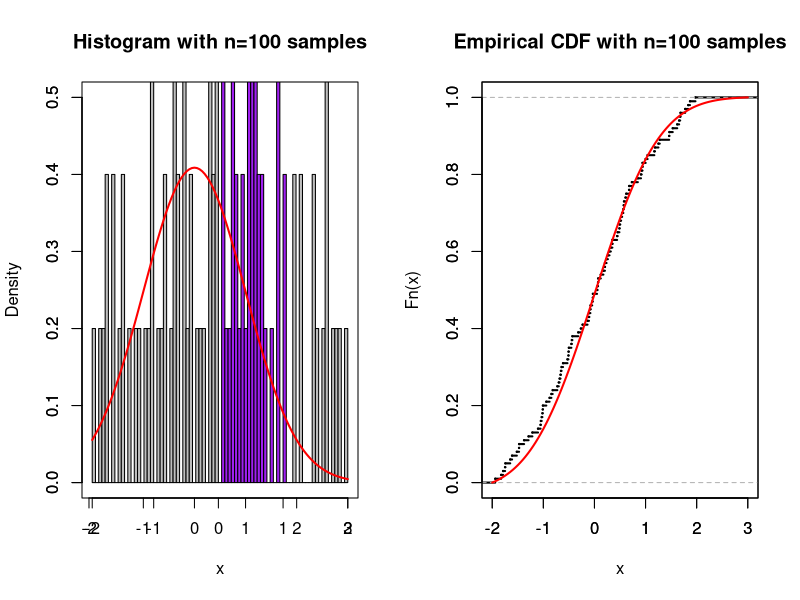
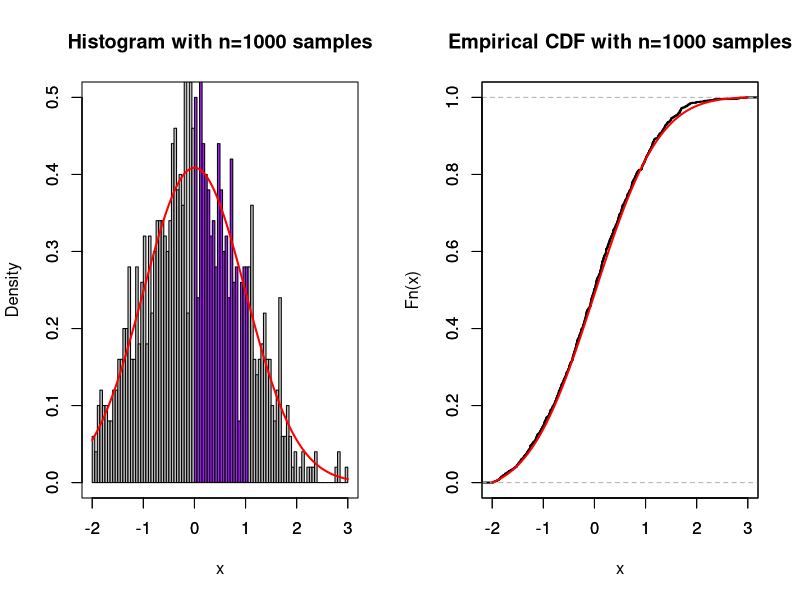
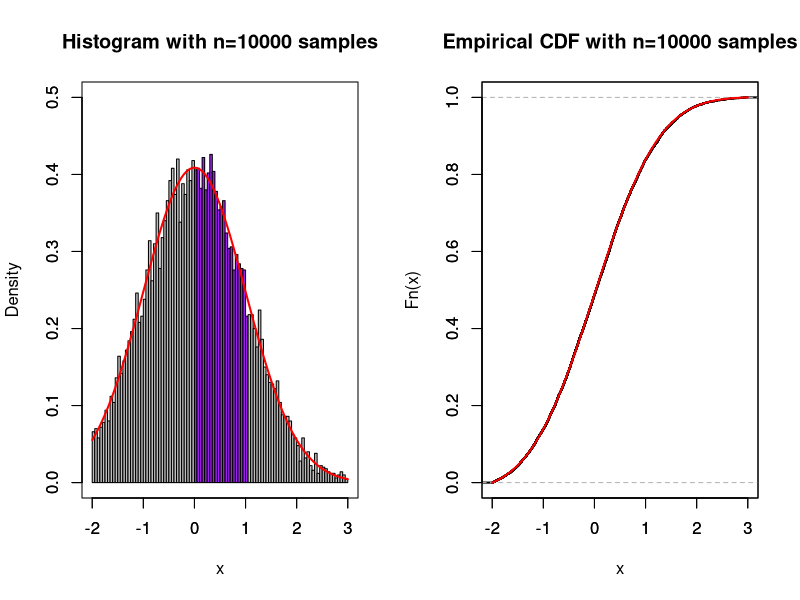
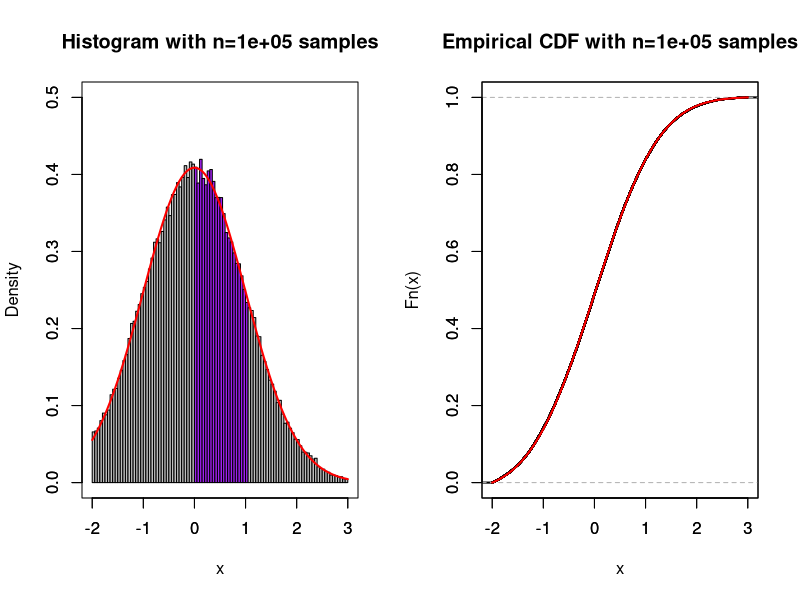
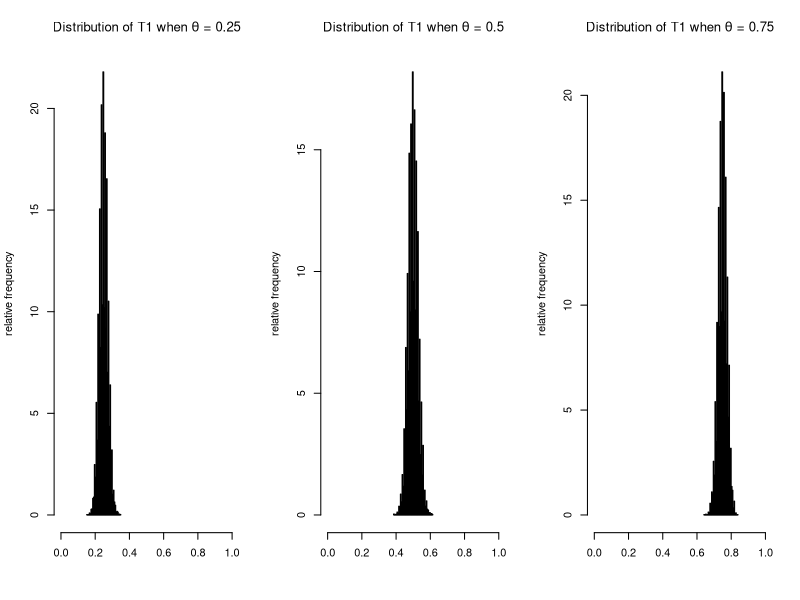
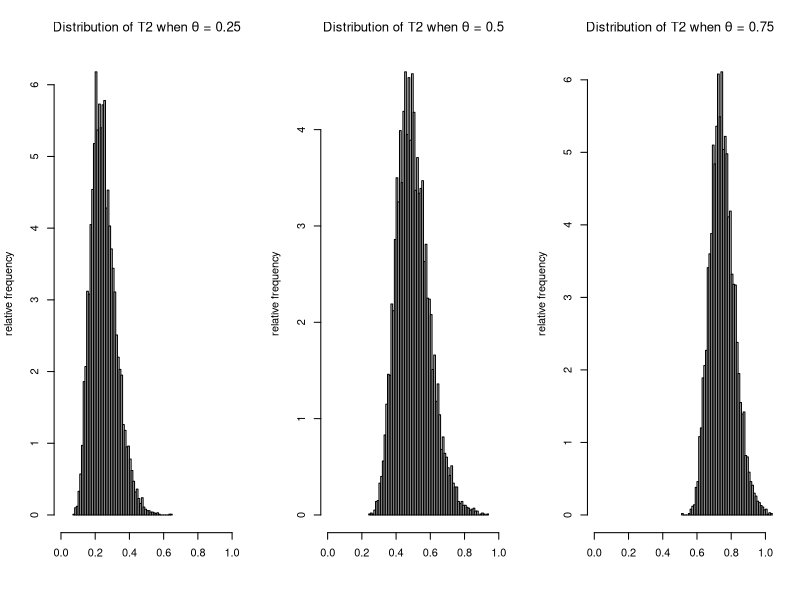
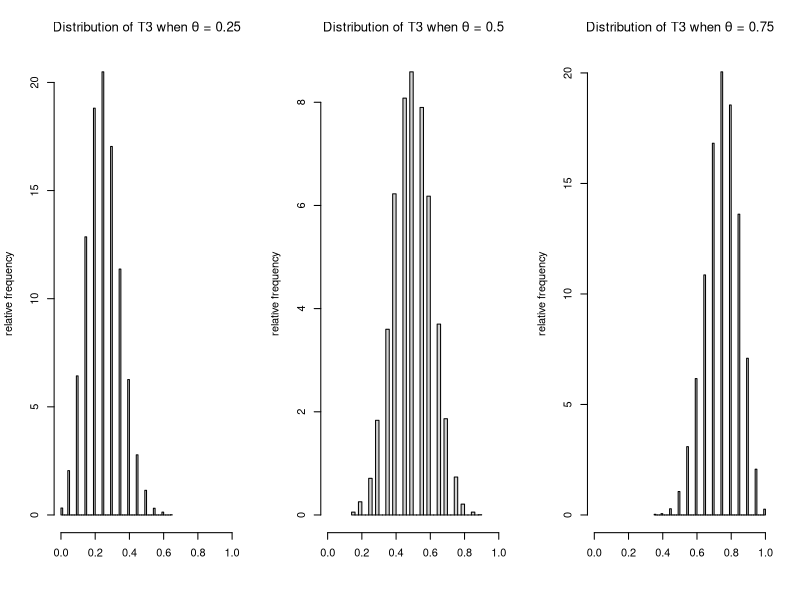

Generate these figures, in order, with R:
################################################################################
######  Demonstration file 1 of Statistics II: Introduction to Inference  ######
################################################################################
rm(list = ls())
set.seed(1) # You may set a different seed
library(truncnorm) # install this R-package first
# parameters of the true distribution
mu = 0
sigma = 1
# lower and upper truncation points
a = -2
b = 3
# Taking samples
N.max = 100000 
N = c(100, 1000, 10000, 100000)
y = rtruncnorm(N.max, a = a, b = b, mean = mu, sd = sigma)
# Functions
density.TN = function(x){ return(dtruncnorm(x, a = a, b = b)) }
cdf.TN = function(x){ return(ptruncnorm(x, a = a, b = b)) }
Prop = Avg = rep(0, length(N))
# For each value of i, we have n = N[i] samples
for(i in 1:length(N))
{
  # sample size
  n = N[i]
  # samples
  x = sample(y, n, replace = FALSE)
  par(mfrow = c(1, 2))
  # histogram of the samples with the region of interest (0,1] in purple
  hist_breaks = hist(x, breaks = (10* log(n) + 10), plot = FALSE)$breaks
  color_link = rep("gray", length(hist_breaks))
  color_link[(hist_breaks >= 0)&(hist_breaks <= 1)] = "purple"
  
  hist(x, breaks = (10* log(n) + 10), probability = TRUE, 
       main = paste0("Histogram with n=", n, " samples"), ylim = c(0, 0.5), 
       col = color_link)
  par(new = T)
  # compare it with the population density
  curve(density.TN, from = a, to = b, col = "red", lwd = 2, xlab = " ",
        ylab = " ", ylim = c(0, 0.5))
  
  # empirical cumulative distribution function
  emp.dist <- ecdf(x)
  plot(emp.dist, main = paste0("Empirical CDF with n=", n, " samples"), 
       ylim = c(0,1), xlim = c(-2, 3), cex =.2, lwd = 2)
  par(new = T)
  # compare it with the population CDF
  curve(cdf.TN, from = a, to = b, col = "red", lwd = 2, xlab = " ", ylab = " ",
        ylim = c(0, 1), xlim = c(-2, 3))
  # mean of the samples
  Avg[i] = mean(x^2)
  Prop[i] = length(x[(x > 0) & (x <= 1)])/n
  Sys.sleep(1)
}
True.expectation.X2 = 1 - ((b * dnorm(b) - a * dnorm(a))/(pnorm(b) - pnorm(a)))
True.proportion = (pnorm(1) - pnorm(0))/(pnorm(b) - pnorm(a))
print(paste0("The true expectation is: ",
              round(True.expectation.X2, digits = 4)))
print(paste0("The sample means for sample size ", N, " is ", 
             round(Avg, digits = 4), ", with bias ", 
             round(Avg - True.expectation.X2, digits = 4)))

print(paste0("The true proportion is: ", round(True.proportion, digits = 4)))
print(paste0("The sample proportions for sample size ", N, " is ", 
             round(Prop, digits = 4), ", with bias ", 
             round(Prop - True.proportion, digits = 4)))
################################################################################

################################################################################
######  Demonstration file 2 of Statistics II: Introduction to Inference  ######
################################################################################
rm(list = ls())
set.seed(04022025)
n = 15
R =10000
T1 = T2 = T3 = matrix(data = NA, nrow = 3, ncol =R)
m = 20
pp = c(0.25, 0.5, 0.75)
for(r in 1:R)
{
  for(s in 1:3)
  {
    X = rbinom(n, size = m, prob = pp[s])
    T1[s,r] = mean(X)/m
    T2[s,r] = var(X)/m + (mean(X)^2)/m^2
    T3[s,r] = X[1]/m
  }
}
par(mfrow = c(1,3))
hist(T1[1,], breaks = 50, main = expression(paste("Distribution of T1 when ", 
            theta, " = 0.25")), xlim = c(0,1),
     xlab = "", ylab = "relative frequency", probability = TRUE) 
hist(T1[2,], breaks = 50, main = expression(paste("Distribution of T1 when ", 
                                        theta, " = 0.5")), xlim = c(0,1), 
     xlab = "", ylab = "relative frequency", probability = TRUE)
hist(T1[3,], breaks = 50, main = expression(paste("Distribution of T1 when ", 
                                theta, " = 0.75")), xlim = c(0,1), 
     xlab = "", ylab = "relative frequency", probability = TRUE)


par(mfrow = c(1,3))
hist(T2[1,], breaks = 50, main = expression(paste("Distribution of T2 when ", 
                                                  theta, " = 0.25")), xlim = c(0,1),
     xlab = "", ylab = "relative frequency", freq = FALSE) 
hist(T2[2,], breaks = 50, main = expression(paste("Distribution of T2 when ", 
                                            theta, " = 0.5")), xlim = c(0,1), 
     xlab = "", ylab = "relative frequency", freq = FALSE)
hist(T2[3,], breaks = 50, main = expression(paste("Distribution of T2 when ", 
                                                  theta, " = 0.75")), xlim = c(0,1), 
     xlab = "", ylab = "relative frequency", freq = FALSE)

par(mfrow = c(1,3))
hist(T3[1,], breaks = 50, main = expression(paste("Distribution of T3 when ", 
                                                  theta, " = 0.25")), xlim = c(0,1),
     xlab = "", ylab = "relative frequency", freq = FALSE) 
hist(T3[2,], breaks = 50, main = expression(paste("Distribution of T3 when ", 
                                                  theta, " = 0.5")), xlim = c(0,1), 
     xlab = "", ylab = "relative frequency", freq = FALSE)
hist(T3[3,], breaks = 50, main = expression(paste("Distribution of T3 when ", 
                                                  theta, " = 0.75")), xlim = c(0,1), 
     xlab = "", ylab = "relative frequency", freq = FALSE)
